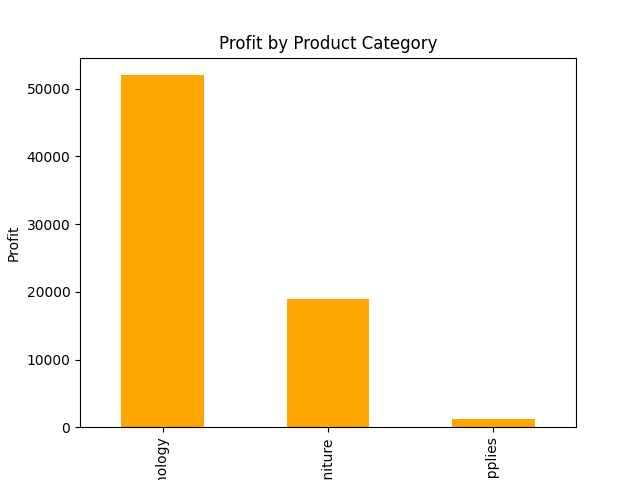

Source code (Python):
import matplotlib.pyplot as plt
import sqlite3
import pandas as pd

conn = sqlite3.connect("ecommerce.db")

query = """
SELECT p.category, SUM(o.profit) AS total_profit
FROM orders o
JOIN products p ON o.product_id = p.product_id
GROUP BY p.category
ORDER BY total_profit DESC;
"""
df = pd.read_sql(query, conn)

df.plot(kind="bar", x="category", y="total_profit", legend=False, color="orange")
plt.title("Profit by Product Category")
plt.ylabel("Profit")
plt.show()


conn.close()
